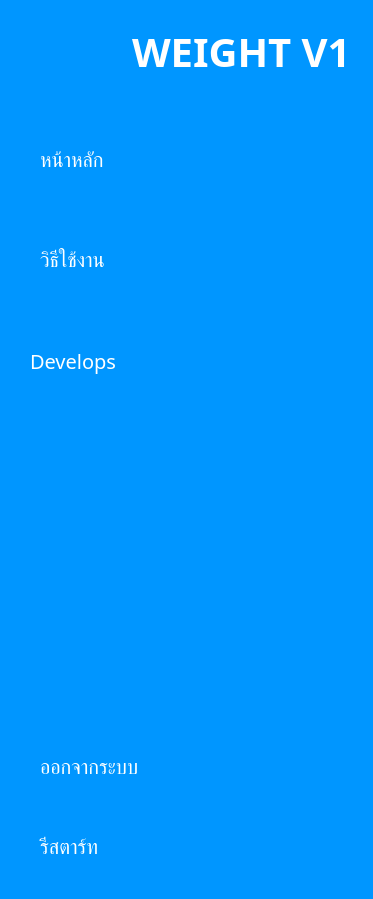
     <widget class="QWidget" name="show_sidebar" native="true">
      <property name="enabled">
       <bool>true</bool>
      </property>
      <property name="styleSheet">
       <string notr="true">QWidget {
	background-color: rgb(0, 150, 255);
	border-radius: 10px;
}

QPushButton {
	background-color: rgb(0, 150, 255);
	font-size: 20px;
	color: white;
	text-align: left;
	height: 50px;
	border: none;
	border-top-left-radius: 10px;
	border-bottom-left-radius: 10px;
	padding: 15px;
}

QPushButton:checked {
	background-color: #f5fafe;
	color: rgb(0, 150, 255);
	font-weight: bold;
}</string>
      </property>
      <layout class="QVBoxLayout" name="verticalLayout_41">
       <property name="spacing">
        <number>30</number>
       </property>
       <property name="leftMargin">
        <number>15</number>
       </property>
       <property name="rightMargin">
        <number>15</number>
       </property>
       <item>
        <layout class="QHBoxLayout" name="horizontalLayout_2">
         <property name="leftMargin">
          <number>7</number>
         </property>
         <property name="topMargin">
          <number>0</number>
         </property>
         <property name="rightMargin">
          <number>7</number>
         </property>
         <item>
          <widget class="QLabel" name="profile_img1">
           <property name="minimumSize">
            <size>
             <width>80</width>
             <height>80</height>
            </size>
           </property>
           <property name="maximumSize">
            <size>
             <width>80</width>
             <height>80</height>
            </size>
           </property>
           <property name="text">
            <string/>
           </property>
           <property name="pixmap">
            <pixmap resource="resource.qrc">:/assets/images/polipharm.png</pixmap>
           </property>
           <property name="scaledContents">
            <bool>true</bool>
           </property>
          </widget>
         </item>
         <item>
          <widget class="QLabel" name="label_3">
           <property name="font">
            <font>
             <family>Kanit</family>
             <pointsize>30</pointsize>
             <bold>true</bold>
            </font>
           </property>
           <property name="styleSheet">
            <string notr="true">color: rgb(255, 255, 255);</string>
           </property>
           <property name="text">
            <string>WEIGHT V1</string>
           </property>
          </widget>
         </item>
        </layout>
       </item>
       <item>
        <layout class="QVBoxLayout" name="verticalLayout_2">
         <property name="spacing">
          <number>20</number>
         </property>
         <property name="topMargin">
          <number>0</number>
         </property>
         <item>
          <widget class="QPushButton" name="home_1">
           <property name="font">
            <font>
             <family>Kanit</family>
             <pointsize>-1</pointsize>
             <bold>false</bold>
            </font>
           </property>
           <property name="cursor">
            <cursorShape>PointingHandCursor</cursorShape>
           </property>
           <property name="text">
            <string>  หน้าหลัก</string>
           </property>
           <property name="icon">
            <iconset resource="resource.qrc">
             <normaloff>:/assets/icon/home.png</normaloff>:/assets/icon/home.png</iconset>
           </property>
           <property name="iconSize">
            <size>
             <width>60</width>
             <height>60</height>
            </size>
           </property>
           <property name="checkable">
            <bool>true</bool>
           </property>
           <property name="autoExclusive">
            <bool>true</bool>
           </property>
          </widget>
         </item>
         <item>
          <widget class="QPushButton" name="manual_1">
           <property name="font">
            <font>
             <family>Kanit</family>
             <pointsize>-1</pointsize>
            </font>
           </property>
           <property name="cursor">
            <cursorShape>PointingHandCursor</cursorShape>
           </property>
           <property name="text">
            <string>  วิธีใช้งาน</string>
           </property>
           <property name="icon">
            <iconset resource="resource.qrc">
             <normaloff>:/assets/icon/manual_1.png</normaloff>:/assets/icon/manual_1.png</iconset>
           </property>
           <property name="iconSize">
            <size>
             <width>60</width>
             <height>60</height>
            </size>
           </property>
           <property name="checkable">
            <bool>true</bool>
           </property>
           <property name="autoExclusive">
            <bool>true</bool>
           </property>
          </widget>
         </item>
         <item>
          <widget class="QPushButton" name="develops_1">
           <property name="font">
            <font>
             <family>Kanit</family>
             <pointsize>-1</pointsize>
            </font>
           </property>
           <property name="cursor">
            <cursorShape>PointingHandCursor</cursorShape>
           </property>
           <property name="text">
            <string>Develops </string>
           </property>
           <property name="icon">
            <iconset resource="resource.qrc">
             <normaloff>:/assets/icon/developer.png</normaloff>:/assets/icon/developer.png</iconset>
           </property>
           <property name="iconSize">
            <size>
             <width>60</width>
             <height>60</height>
            </size>
           </property>
           <property name="checkable">
            <bool>true</bool>
           </property>
           <property name="autoExclusive">
            <bool>true</bool>
           </property>
          </widget>
         </item>
        </layout>
       </item>
       <item>
        <spacer name="verticalSpacer_2">
         <property name="orientation">
          <enum>Qt::Vertical</enum>
         </property>
         <property name="sizeHint" stdset="0">
          <size>
           <width>20</width>
           <height>297</height>
          </size>
         </property>
        </spacer>
       </item>
       <item>
        <layout class="QVBoxLayout" name="verticalLayout_4">
         <property name="spacing">
          <number>0</number>
         </property>
         <item>
          <widget class="QPushButton" name="signout_1">
           <property name="font">
            <font>
             <family>Kanit</family>
             <pointsize>-1</pointsize>
             <strikeout>false</strikeout>
             <kerning>true</kerning>
            </font>
           </property>
           <property name="cursor">
            <cursorShape>PointingHandCursor</cursorShape>
           </property>
           <property name="text">
            <string>  ออกจากระบบ</string>
           </property>
           <property name="icon">
            <iconset resource="resource.qrc">
             <normaloff>:/assets/icon/logout.png</normaloff>:/assets/icon/logout.png</iconset>
           </property>
           <property name="iconSize">
            <size>
             <width>60</width>
             <height>60</height>
            </size>
           </property>
           <property name="shortcut">
            <string notr="true">Ctrl+S</string>
           </property>
          </widget>
         </item>
         <item>
          <widget class="QPushButton" name="restart_program_1">
           <property name="font">
            <font>
             <family>Kanit</family>
             <pointsize>-1</pointsize>
             <strikeout>false</strikeout>
             <kerning>true</kerning>
            </font>
           </property>
           <property name="cursor">
            <cursorShape>PointingHandCursor</cursorShape>
           </property>
           <property name="text">
            <string>  รีสตาร์ท</string>
           </property>
           <property name="icon">
            <iconset resource="resource.qrc">
             <normaloff>:/assets/icon/restart.png</normaloff>:/assets/icon/restart.png</iconset>
           </property>
           <property name="iconSize">
            <size>
             <width>60</width>
             <height>60</height>
            </size>
           </property>
           <property name="shortcut">
            <string notr="true">Ctrl+S</string>
           </property>
          </widget>
         </item>
        </layout>
       </item>
      </layout>
     </widget>
